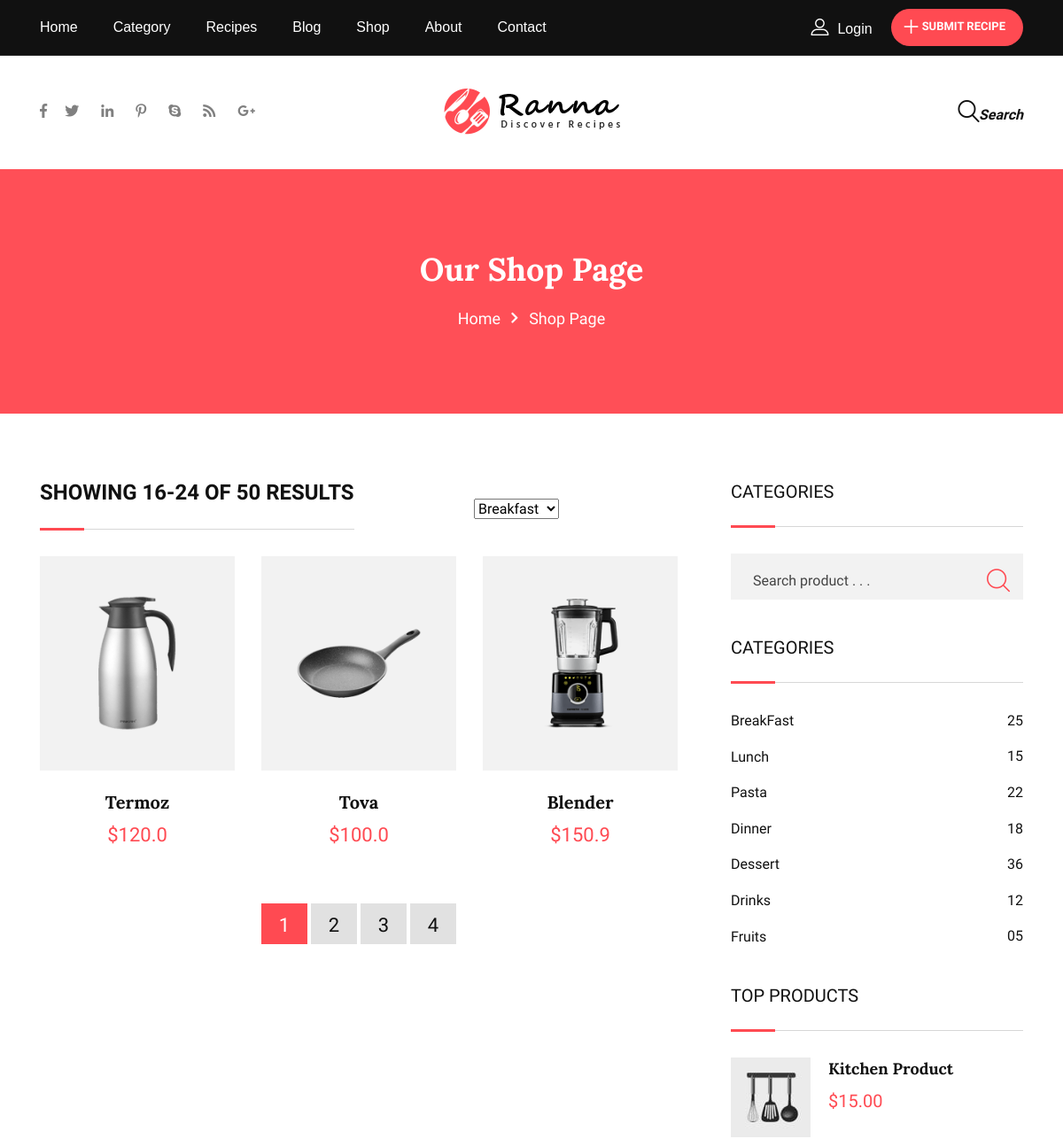
/shop/ (upper part), run on an earlier commit of the app's database.
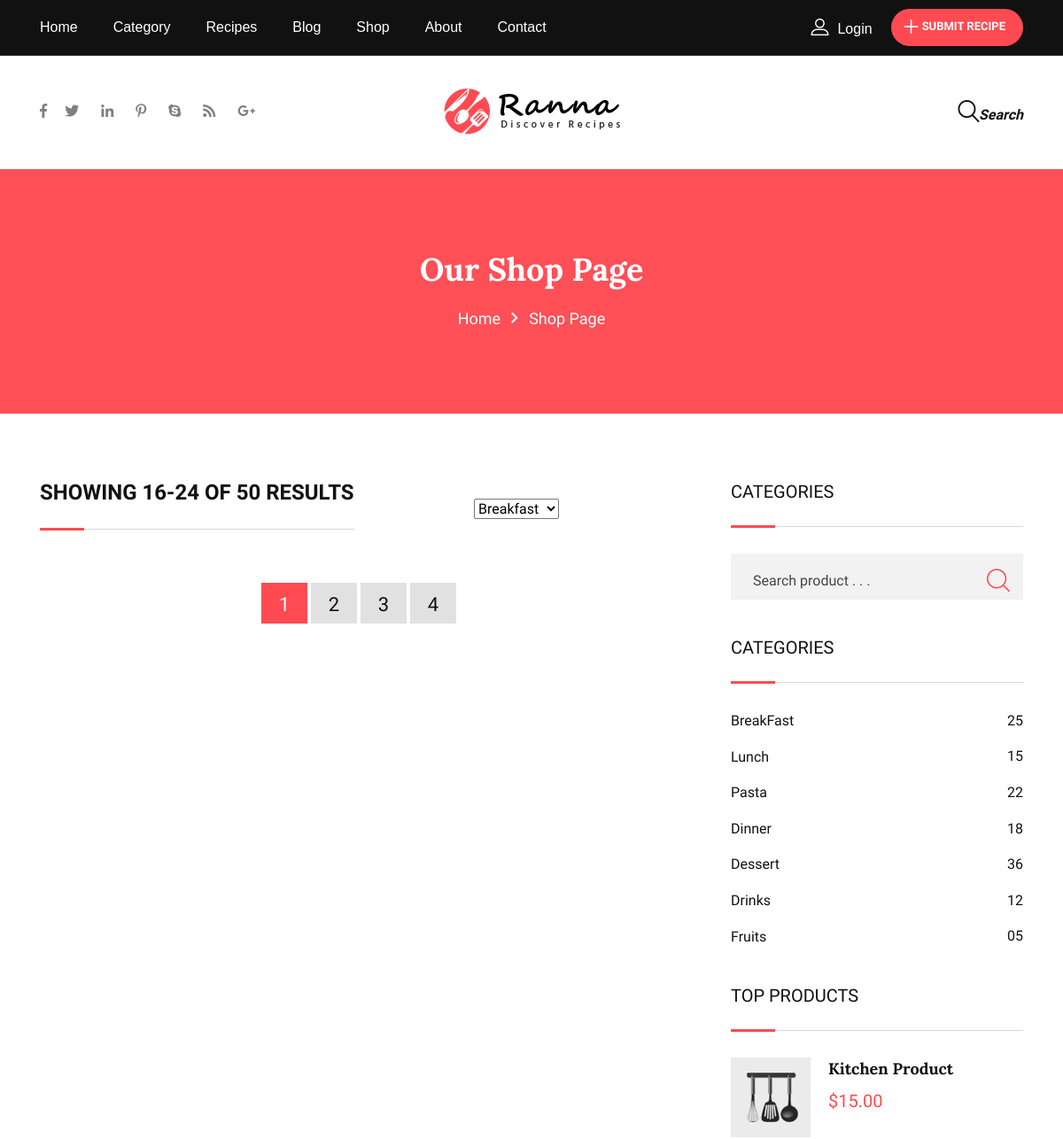
And on a later commit of the database.
### shop/models.py (models this page shows, shortened)
class ProductModel(BaseModel):
    img = models.ImageField(upload_to='shop')
    name = models.CharField(max_length=50)
    price = models.FloatField()
    discount = models.FloatField()
    description = models.TextField()
    class Meta:
        verbose_name = 'product'
        verbose_name_plural = 'products'

### shop/views.py (the view)
# urls.py: path('', product_list_view, name='product-list'),
def product_list_view(request):
    return render(request, 'shop/product-list.html', context)

### templates/shop/product-list.html (shortened to what this page needs)
{% extends "layouts/base.html" %}
{% load static %}
{% block content %}
    <section class="inner-page-banner bg-common" data-bg-image="{% static 'img/figure/inner-page-banner1.jpg' %}">
        <div class="container">
            <div class="row">
                <div class="col-12">
                    <div class="breadcrumbs-area">
                        <h1>Our Shop Page</h1>
                        <ul>
                            <li>
                                <a href="index.html">Home</a>
                            </li>
                            <li>Shop Page</li>
                        </ul>
                    </div>
                </div>
            </div>
        </div>
    </section>
    <section class="shop-page-wrap padding-top-74 padding-bottom-50">
        <div class="container">
            <div class="row gutters-60">
                <div class="col-lg-8">
                    <div class="d-sm-flex justify-content-between align-items-center">
                        <div class="section-heading heading-dark">
                            <h2 class="item-heading">SHOWING 16-24 OF 50 RESULTS</h2>
                        </div>
                        <div class="filter-box">
                            <select class="select2" name="filter-by">
                                <option value="0">Breakfast</option>
                            </select>
                        </div>
                    </div>
                    <div class="row">
                        {% for shop in product %}
                        <div class="col-md-4 col-sm-6 col-12">
                            <div class="shop-box-layout1">
                                <div class="mask-item bg--accent">
                                    <div class="item-figure">
                                    </div>
                                    <ul class="action-items">
                                    </ul>
                                </div>
                                <div class="item-content">
                                    <h3 class="item-title"><a href="{% url "shop:detail" pk=shop.id %}">{{ shop.name }}</a></h3>
                                    <div class="item-price"><span class="currency">$</span>{{ shop.price }}</div>
                                </div>
                            </div>
                        </div>
                        {% endfor %}
                    </div>
                    <ul class="pagination-layout1">
                        <li class="active">
                            <a href="#">1</a>
                        </li>
                        <li>
                            <a href="#">2</a>
                        </li>
                        <li>
                            <a href="#">3</a>
                        </li>
                        <li>
                            <a href="#">4</a>
                        </li>
                    </ul>
                </div>
                <div class="col-lg-4 sidebar-widget-area sidebar-break-md">
                    <div class="widget">
                        <div class="section-heading heading-dark">
                            <h3 class="item-heading">CATEGORIES</h3>
                        </div>
                        <div class=" widget-search">
                            <div class="input-group stylish-input-group">
                                <input type="text" class="form-control" placeholder="Search product . . .">
                                <span class="input-group-addon">
                                    <button type="submit">
                                        <span class="flaticon-magnifying-glass" aria-hidden="true"></span>
                                    </button>
                                </span>
                            </div>
                        </div>
                    </div>
                    <div class="widget">
                        <div class="section-heading heading-dark">
                            <h3 class="item-heading">CATEGORIES</h3>
                        </div>
                        <div class="widget-categories">
                            <ul>
                                <li>
                                    <a href="#">BreakFast
                                        <span>25</span>
                                    </a>
                                </li>
                                <li>
                                    <a href="#">Lunch
                                        <span>15</span>
                                    </a>
                                </li>
                                <li>
                                    <a href="#">Pasta
                                        <span>22</span>
                                    </a>
                                </li>
                                <li>
                                    <a href="#">Dinner
                                        <span>18</span>
                                    </a>
                                </li>
                                <li>
                                    <a href="#">Dessert
                                        <span>36</span>
                                    </a>
                                </li>
                                <li>
                                    <a href="#">Drinks
                                        <span>12</span>
                                    </a>
                                </li>
                                <li>
                                    <a href="#">Fruits
                                        <span>05</span>
                                    </a>
                                </li>
                            </ul>
                        </div>
                    </div>
                    <div class="widget">
                        <div class="section-heading heading-dark">
                            <h3 class="item-heading">TOP PRODUCTS</h3>
                        </div>
                        <div class="widget-top-product">
                            <ul class="block-list">
                                <li class="single-item">
                                    <div class="item-img">
                                        <img src="{% static 'img/product/top-product1.jpg' %}" alt="Post">
                                    </div>
                                    <div class="item-content">
                                        <h4 class="item-title"><a href="#">Kitchen Product</a></h4>
                                        <div class="item-price"><span class="item-currency">$</span>15.00</div>
                                    </div>
                                </li>
                            </ul>
                        </div>
                    </div>
                </div>
            </div>
        </div>
    </section>
{% endblock %}

### templates/layouts/base.html (shortened to what this page needs)
{% load static %}
<!doctype html>
<html class="no-js" lang="">
<head>
    <link rel="stylesheet" href="{% static 'css/normalize.css' %}">
    <link rel="stylesheet" href="{% static 'css/main.css' %}">
    <link rel="stylesheet" href="{% static 'css/bootstrap.min.css' %}">
    <link rel="stylesheet" href="{% static 'css/animate.min.css' %}">
    <link rel="stylesheet" href="{% static 'css/fontawesome-all.min.css' %}">
    <link rel="stylesheet" href="{% static 'fonts/flaticon.css' %}">
    <link rel="stylesheet" href="{% static 'css/owl.carousel.min.css' %}">
    <link rel="stylesheet" href="{% static 'css/owl.theme.default.min.css' %}">
    <link rel="stylesheet" href="{% static 'style.css' %}">
</head>
<body>
    {% url "pages:contact" as contact %}
    {% url "pages:contact" as contact %}
    <div id="wrapper" class="wrapper">
        {% include "layouts/header.html" %}
        {% block content %}
        {% endblock %}
    </div>
</body>
</html>

### templates/layouts/header.html (shortened to what this page needs)
{% load static %}
<header class="header-one">
    <div id="header-main-menu" class="header-main-menu header-sticky">
        <div class="container">
            <div class="row">
                <div class="col-lg-8 col-md-3 col-sm-4 col-4 possition-static">
                    <nav class="site-nav">
                        <ul id="site-menu" class="site-menu">
                            <li><a href="{% url "pages:home" %}">Home</a></li>
                            <li><a href="{% url "recipies:categories" %}">Category</a></li>
                            <li><a href="{% url "recipies:list" %}">Recipes</a></li>
                            <li><a href="{% url "blogs:list" %}">Blog</a></li>
                            <li><a href="{% url "shop:product-list" %}">Shop</a></li>
                            <li><a href="{% url "pages:about" %}">About</a></li>
                            <li><a href="{% url "pages:contact" %}">Contact</a></li>
                        </ul>
                    </nav>
                </div>
                <div class="col-lg-4 col-md-9 col-sm-8 col-8 d-flex align-items-center justify-content-end">
                    <div class="nav-action-elements-layout1">
                        <ul>
                            <li>
                                <button type="button" class="login-btn" data-toggle="modal" data-target="#myModal">
                                    <i class="flaticon-profile"></i>Login
                                </button>
                            </li>
                            <li>
                                <a href="submit-recipe.html" class="fill-btn"><i class="flaticon-plus-1"></i>SUBMIT
                                    RECIPE</a>
                            </li>
                        </ul>
                    </div>
                </div>
            </div>
        </div>
    </div>
    <div class="header-bottom d-none d-lg-block">
        <div class="container">
            <div class="row">
                <div class="col-lg-4 d-none d-lg-block">
                    <div class="nav-action-elements-layout2">
                        <ul class="nav-social">
                            <li><a href="#" title="facebook"><i class="fab fa-facebook-f"></i></a></li>
                            <li><a href="#" title="twitter"><i class="fab fa-twitter"></i></a></li>
                            <li><a href="#" title="linkedin"><i class="fab fa-linkedin-in"></i></a></li>
                            <li><a href="#" title="pinterest"><i class="fab fa-pinterest-p"></i></a></li>
                            <li><a href="#" title="skype"><i class="fab fa-skype"></i></a></li>
                            <li><a href="#" title="rss"><i class="fas fa-rss"></i></a></li>
                            <li><a href="#" title="google-plus"><i class="fab fa-google-plus-g"></i></a></li>
                        </ul>
                    </div>
                </div>
                <div class="col-lg-4 d-none d-lg-block">
                    <div class="site-logo-desktop">
                        <a href="index.html" class="main-logo"><img src="{% static 'img/logo-dark.png' %}" alt="Site Logo"></a>
                    </div>
                </div>
                <div class="col-lg-4">
                    <div class="nav-action-elements-layout3">
                        <ul>
                            <li>
                                <div class="header-search-box">
                                    <a href="#search" title="Search" class="search-button">
                                        <i class="flaticon-search">Search</i>
                                    </a>
                                </div>
                            </li>
                        </ul>
                    </div>
                </div>
            </div>
        </div>
    </div>
</header>

### templates/layouts/instagram_photos.html (shortened to what this page needs)
{% load static %}

### templates/layouts/footer.html (shortened to what this page needs)
{% load static %}

### templates/layouts/search.html (shortened to what this page needs)
{% load static %}

### templates/layouts/login_madal.html (shortened to what this page needs)
{% load static %}

### assets/css/main.css (style rules this page uses)
html { color: #222; font-size: 1em; line-height: 1.4; }
audio, canvas, iframe, img, svg, video { vertical-align: middle; }

What changed in the data, as far as the page shows it:
removed ProductModel: name "Termoz", price "120.0"
removed ProductModel: name "Tova", price "100.0"
removed ProductModel: name "Blender", price "150.9"
